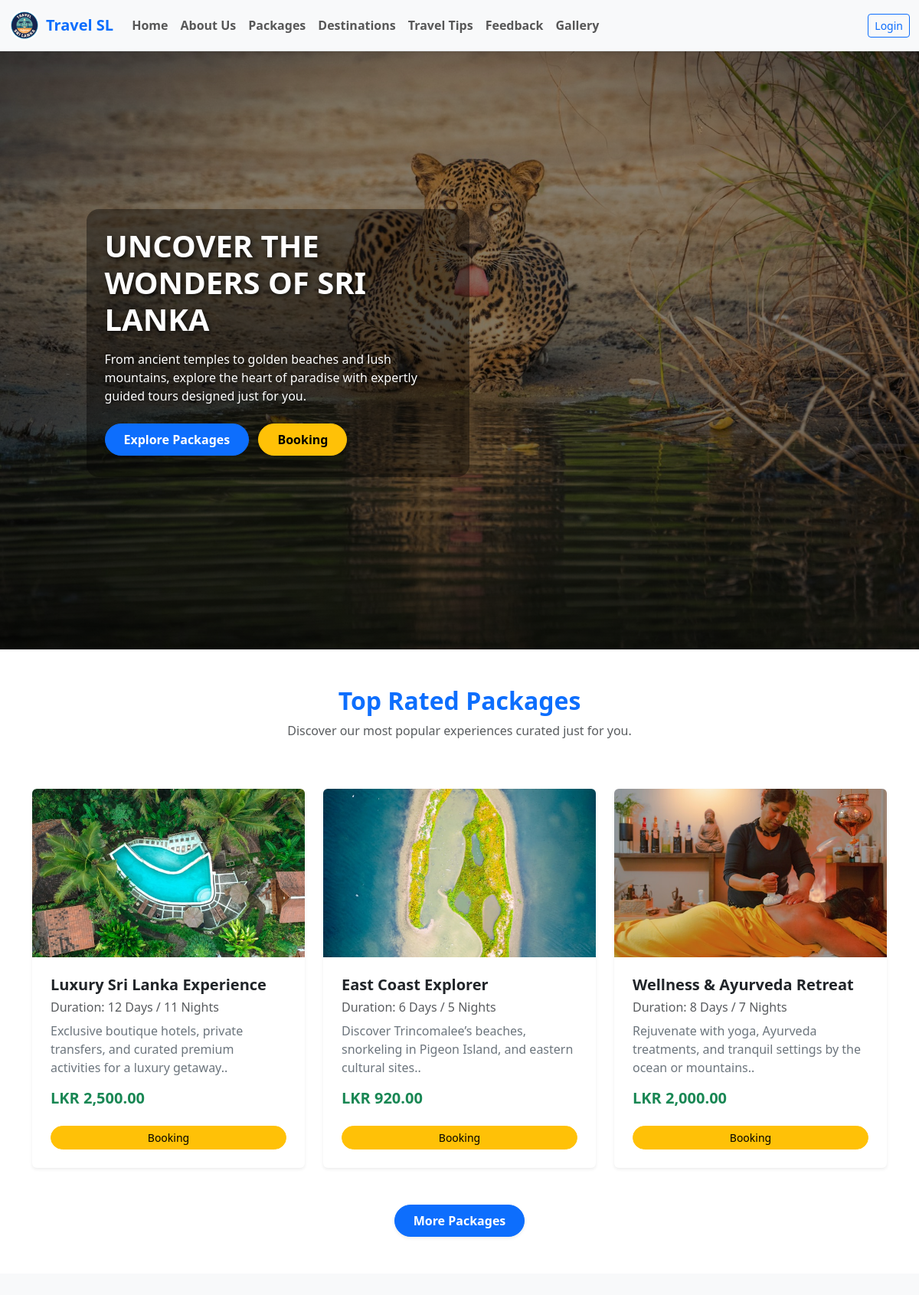
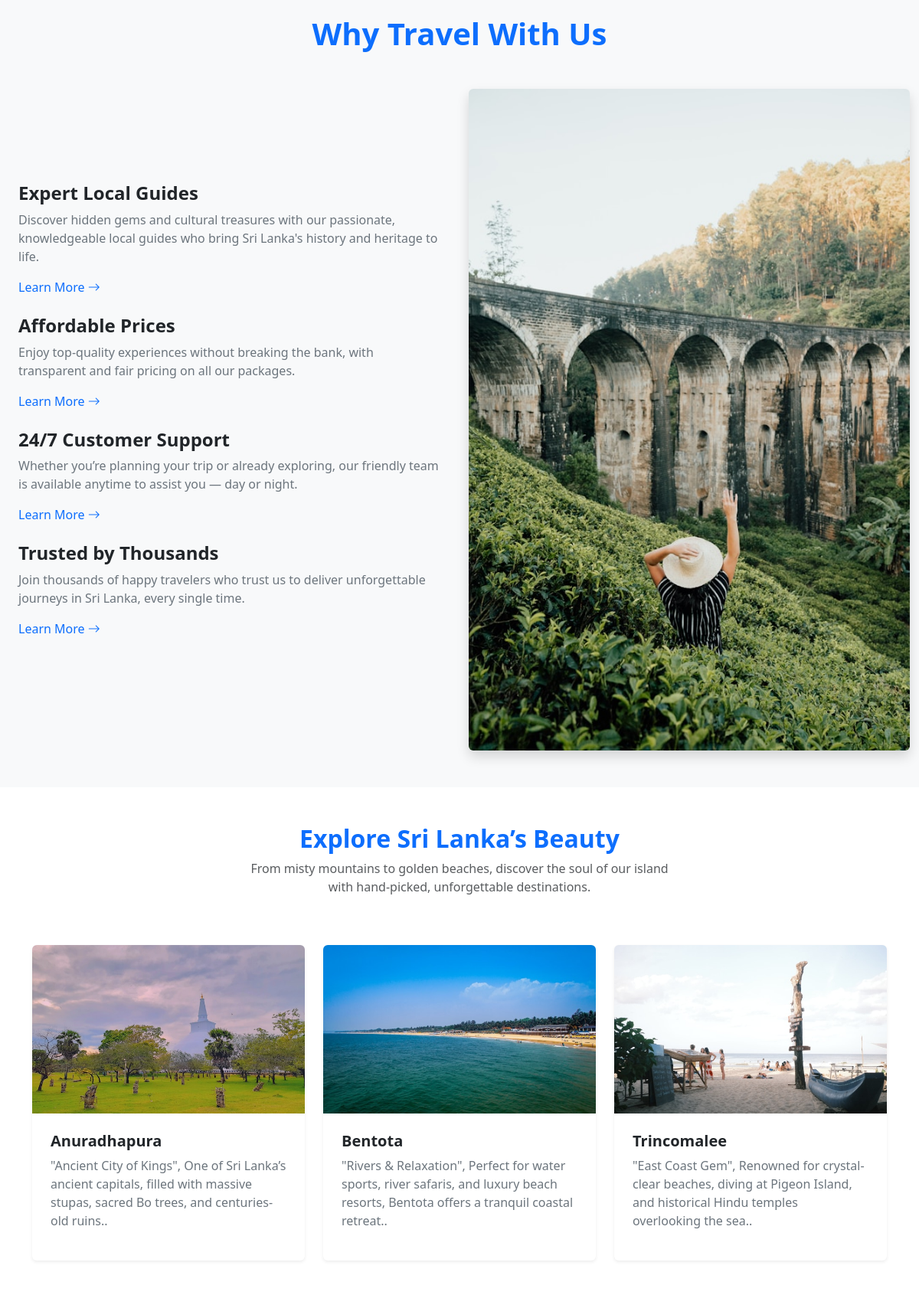
The page / (upper part) on the database its author committed (2 pictures, top to bottom).
### tables this page shows
CREATE TABLE `packages` (
  `package_id` int(11) NOT NULL,
  `title` varchar(150) NOT NULL,
  `image_path` varchar(255) NOT NULL,
  `duration` varchar(50) NOT NULL,
  `price` varchar(10) NOT NULL,
  `short_description` text DEFAULT NULL,
  `details_link` varchar(255) DEFAULT NULL,
  `status` enum('active','inactive') DEFAULT 'active',
  `created_at` timestamp NOT NULL DEFAULT current_timestamp(),
  `updated_at` timestamp NOT NULL DEFAULT current_timestamp() ON UPDATE current_timestamp()
);

CREATE TABLE `destinations` (
  `destination_id` int(11) NOT NULL,
  `name` varchar(150) NOT NULL,
  `image_path` varchar(255) NOT NULL,
  `tagline` text DEFAULT NULL,
  `description` text DEFAULT NULL,
  `status` enum('active','inactive') DEFAULT 'active',
  `entered_by` varchar(10) DEFAULT NULL,
  `created_at` timestamp NOT NULL DEFAULT current_timestamp(),
  `updated_at` timestamp NOT NULL DEFAULT current_timestamp() ON UPDATE current_timestamp()
);

### controllers/HomeController.php (called while the page is built, shortened)
<?php
require_once 'models/Pakage.php';
require_once 'models/Gallery.php';
require_once 'models/Destination.php';
class HomeController extends BaseController
{
    public function index()
    {
        $pkg_Model = new Pakage();
        $Get_pkg = $pkg_Model->getAll_pkg_top3();
        $dest_model = new Destination();
        $Get_dest = $dest_model->getAll_dest_top3();
        require_once 'views/header.php';
        require_once 'views/home.php';
        require_once 'views/footer.php';
    }
}

### models/Pakage.php (called while the page is built, shortened)
<?php
require_once 'config/config.php';
class Pakage
{
    private $pdo;
    public function __construct()
    {
        global $pdo;
        $this->pdo = $pdo;
    }
    public function getAll_pkg_top3()
    {
        $stmt = $this->pdo->prepare("SELECT * FROM packages where status= 'active' ORDER BY package_id DESC LIMIT 3");
        $stmt->execute();
        return $stmt->fetchAll(PDO::FETCH_ASSOC);
    }
}

### models/Destination.php (called while the page is built, shortened)
<?php
require_once 'config/config.php';
class Destination
{
    private $pdo;
    public function __construct()
    {
        global $pdo;
        $this->pdo = $pdo;
    }
    public function getAll_dest_top3()
    {
        $stmt = $this->pdo->prepare("SELECT * FROM destinations where status= 'active' ORDER BY destination_id DESC LIMIT 3");
        $stmt->execute();
        return $stmt->fetchAll(PDO::FETCH_ASSOC);
    }
}

### views/home.php (the view, shortened to what this page needs)
<div class="z-3 col-md-6 position-absolute pt-5 rounded-3" style="left: 50%; transform: translateX(-50%);">
</div>
<section>
    <div data-aos="zoom-in-up"
        style="height: 100vh; background: linear-gradient(rgba(0,0,0,0.4), rgba(0,0,0,0.6)), url('public/assets/img/udara-karunarathna-PPGM2ZpCrzc-unsplash.jpg') center / cover no-repeat;">
        <div class="container h-100">
            <div class="row h-100">
                <div class="col-md-7 text-center text-md-start d-flex justify-content-center align-items-center" style="background: transparent;">
                    <div class="p-4 rounded-4" style="background: rgba(0, 0, 0, 0.4); max-width: 500px;">
                        <h1 class="text-uppercase fw-bold text-white mb-3" style="text-shadow: 2px 2px 6px rgba(0,0,0,0.8);">
                            Uncover the Wonders of Sri Lanka
                        </h1>
                        <p class="fw-medium text-white mb-4" style="text-shadow: 1px 1px 4px rgba(0,0,0,0.7);">
                            From ancient temples to golden beaches and lush mountains, explore the heart of paradise with expertly guided tours designed just for you.
                        </p>
                        <div class="">
                            <a class="btn btn-primary px-4 py-2 me-2 rounded-pill shadow-sm mb-1 fw-bold" role="button" href="index.php?controller=Package&action=index">
                                Explore Packages
                            </a>
                            <a class="btn btn-warning px-4 py-2 rounded-pill shadow-sm mb-1 fw-bold" role="button" href="index.php?controller=Booking&action=index">
                                Booking
                            </a>
                        </div>
                    </div>
                </div>
            </div>
        </div>
    </div>
</section>
<div class="container py-5" data-aos="zoom-in-up" data-aos-delay="250">
    <div class="row mb-5">
        <div class="col-md-8 col-xl-6 text-center mx-auto">
            <h2 class="fw-bold text-primary">Top Rated Packages</h2>
            <p class="text-muted">Discover our most popular experiences curated just for you.</p>
        </div>
    </div>
    <div class="row gy-4 row-cols-1 row-cols-md-2 row-cols-xl-3">
        <?php if (!empty($Get_pkg)) : ?>
            <?php foreach ($Get_pkg as $pkg) : ?>
                <div class="col">
                    <div class="card border-0 shadow-sm h-100">
                        <img class="card-img-top w-100 d-block fit-cover rounded-top" loading="lazy" style="height: 220px; object-fit: cover;" src="public/img/pkgz/<?php echo htmlspecialchars($pkg['image_path']); ?>" alt="<?php echo htmlspecialchars($pkg['title']); ?>">
                        <div class="card-body d-flex flex-column p-4">
                            <h5 class="fw-bold text-dark"><?php echo htmlspecialchars($pkg['title']); ?></h5>
                            <h6 class="text-muted mb-2">Duration: <?php echo htmlspecialchars($pkg['duration']); ?></h6>
                            <p class="flex-grow-1 text-secondary"><?php echo htmlspecialchars($pkg['short_description']); ?>.</p>
                            <h5 class="fw-bold text-success">LKR <?php echo number_format($pkg['price'], 2); ?></h5>
                            <div class="mt-3">
                                <a class="btn btn-warning btn-sm rounded-pill w-100" role="button" href="index.php?controller=Booking&action=index">Booking</a>
                            </div>
                        </div>
                    </div>
                </div>
            <?php endforeach; ?>
        <?php else : ?>
            <div class="text-center">
                <h6 class="text-center">No Packages Found!</h6>
            </div>
        <?php endif; ?>
    </div>
    <div class="d-flex justify-content-center mt-5">
        <a href="index.php?controller=Package&action=index" class="btn btn-primary fw-bold px-4 py-2 rounded-pill shadow-sm">
            More Packages
        </a>
    </div>
</div>
<div class="container-fluid py-5" data-aos="zoom-in-up" data-aos-duration="600" style="background: #f8f9fa;">
    <h1 class="text-center fw-bold text-primary mb-5">Why Travel With Us</h1>
    <div class="row row-cols-1 row-cols-md-2 g-4 align-items-center">
        <div class="col order-md-1 order-2 d-flex flex-column justify-content-center p-4">
            <div class="mb-4">
                <h4 class="fw-bold">Expert Local Guides</h4>
                <p class="text-secondary">Discover hidden gems and cultural treasures with our passionate, knowledgeable local guides who bring Sri Lanka's history and heritage to life.</p>
                <a href="#" class="text-decoration-none fw-medium text-primary">Learn More&nbsp;<i class="bi bi-arrow-right"></i></a>
            </div>
            <div class="mb-4">
                <h4 class="fw-bold">Affordable Prices</h4>
                <p class="text-secondary">Enjoy top-quality experiences without breaking the bank, with transparent and fair pricing on all our packages.</p>
                <a href="#" class="text-decoration-none fw-medium text-primary">Learn More&nbsp;<i class="bi bi-arrow-right"></i></a>
            </div>
            <div class="mb-4">
                <h4 class="fw-bold">24/7 Customer Support</h4>
                <p class="text-secondary">Whether you’re planning your trip or already exploring, our friendly team is available anytime to assist you — day or night.</p>
                <a href="#" class="text-decoration-none fw-medium text-primary">Learn More&nbsp;<i class="bi bi-arrow-right"></i></a>
            </div>
            <div class="mb-4">
                <h4 class="fw-bold">Trusted by Thousands</h4>
                <p class="text-secondary">Join thousands of happy travelers who trust us to deliver unforgettable journeys in Sri Lanka, every single time.</p>
                <a href="#" class="text-decoration-none fw-medium text-primary">Learn More&nbsp;<i class="bi bi-arrow-right"></i></a>
            </div>
        </div>
        <div class="col order-md-2 order-1">
            <img class="rounded shadow w-100 h-100 fit-cover" data-aos="zoom-in" data-aos-duration="2000" style="min-height: 400px; object-fit: cover;" src="public/assets/img/lucija-ros-VC7P8p6dFIc-unsplash.jpg" alt="Why Travel With Us">
        </div>
    </div>
</div>
<div class="container py-5" data-aos="zoom-in-up" data-aos-delay="300">
    <div class="row mb-5">
        <div class="col-md-8 col-xl-6 text-center mx-auto">
            <h2 class="fw-bold text-primary">Explore Sri Lanka’s Beauty</h2>
            <p class="text-muted">From misty mountains to golden beaches, discover the soul of our island with hand-picked, unforgettable destinations.</p>
        </div>
    </div>
    <div class="row gy-4 row-cols-1 row-cols-md-2 row-cols-xl-3">
        <?php if (!empty($Get_dest)) : ?>
            <?php foreach ($Get_dest as $dest) : ?>
                <div class="col">
                    <div class="card border-0 shadow-sm h-100">
                        <img class="card-img-top rounded-top img-fluid w-100" style="height: 220px; object-fit: cover;" src="public/img/destinations/<?php echo htmlspecialchars($dest['image_path']); ?>" alt="<?php echo htmlspecialchars($dest['name']); ?>">
                        <div class="card-body d-flex flex-column p-4">
                            <h5 class="fw-bold text-dark"><?php echo htmlspecialchars($dest['name']); ?></h5>
                            <p class="text-secondary flex-grow-1"><?php echo htmlspecialchars($dest['tagline']); ?>.</p>
                        </div>
                    </div>
                </div>
            <?php endforeach; ?>
        <?php else : ?>
            <div class="text-center">
                <h6>No Destinations Found!</h6>
            </div>
        <?php endif; ?>
    </div>
</div>
<br>

### public/assets/css/Articles-Cards-images.css (style rules this page uses)
.fit-cover { object-fit: cover; }

### public/css/star_rating.css (style rules this page uses)
:root { --gl-star-color: #fdd835; --gl-star-color-inactive: #dcdce6; --gl-star-empty: url('../img/star-empty.svg'); --gl-star-full: url('../img/star-full.svg'); --gl-star-size: 24px; --gl-tooltip-background: rgba(17,17,17, .9); --gl-tooltip-border-radius: 4px; --gl-tooltip-color: #fff; --gl-tooltip-font-size: 0.875rem; --gl-tooltip-font-weight: 400; --gl-tooltip-line-height: 1; --gl-tooltip-margin: 12px; --gl-tooltip-padding: .5em 1em; }

### rows shown on the page
packages: image_path (picture), title "Luxury Sri Lanka Experience", duration "12 Days / 11 Nights", short_description "Exclusive boutique hotels, private transfers, and curated premium activities for a luxury getaway.", price "2,500.00"
packages: image_path (picture), title "East Coast Explorer", duration "6 Days / 5 Nights", short_description "Discover Trincomalee’s beaches, snorkeling in Pigeon Island, and eastern cultural sites.", price "920.00"
packages: image_path (picture), title "Wellness & Ayurveda Retreat", duration "8 Days / 7 Nights", short_description "Rejuvenate with yoga, Ayurveda treatments, and tranquil settings by the ocean or mountains.", price "2,000.00"
destinations: image_path (picture), name "Anuradhapura", tagline "\"Ancient City of Kings\", One of Sri Lanka’s ancient capitals, filled with massive stupas, sacred Bo trees, and centuries-old ruins."
destinations: image_path (picture), name "Bentota", tagline "\"Rivers & Relaxation\", Perfect for water sports, river safaris, and luxury beach resorts, Bentota offers a tranquil coastal retreat."
destinations: image_path (picture), name "Trincomalee", tagline "\"East Coast Gem\", Renowned for crystal-clear beaches, diving at Pigeon Island, and historical Hindu temples overlooking the sea."
